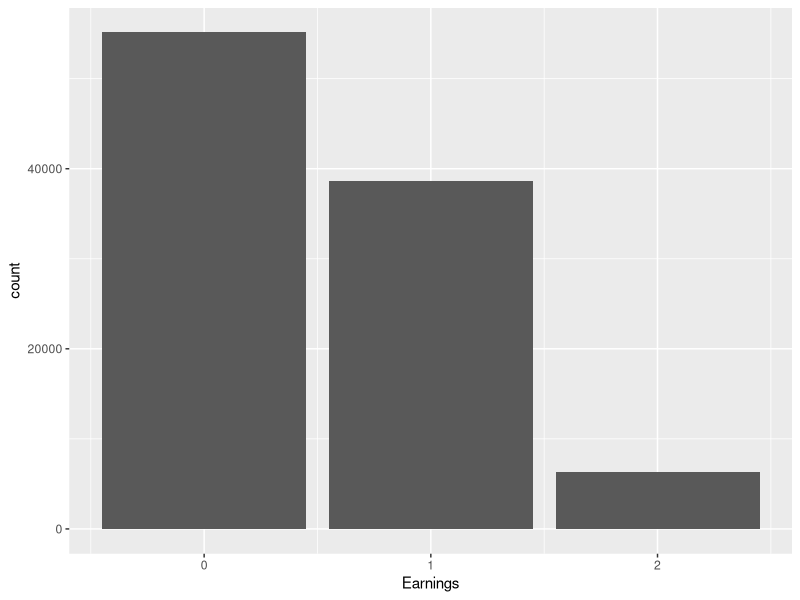
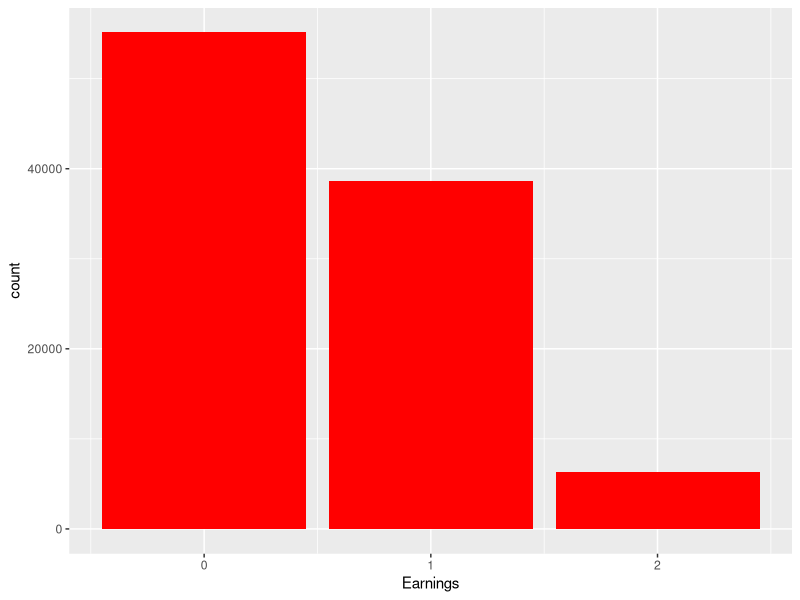
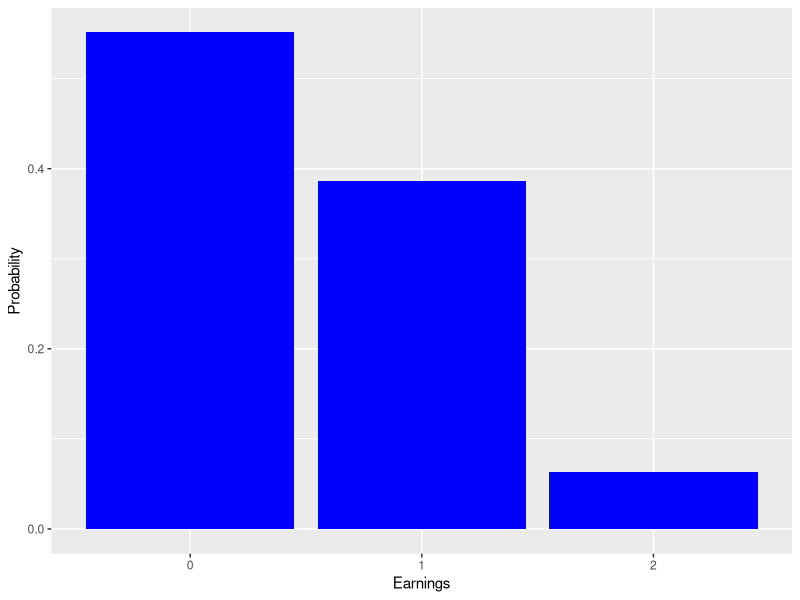
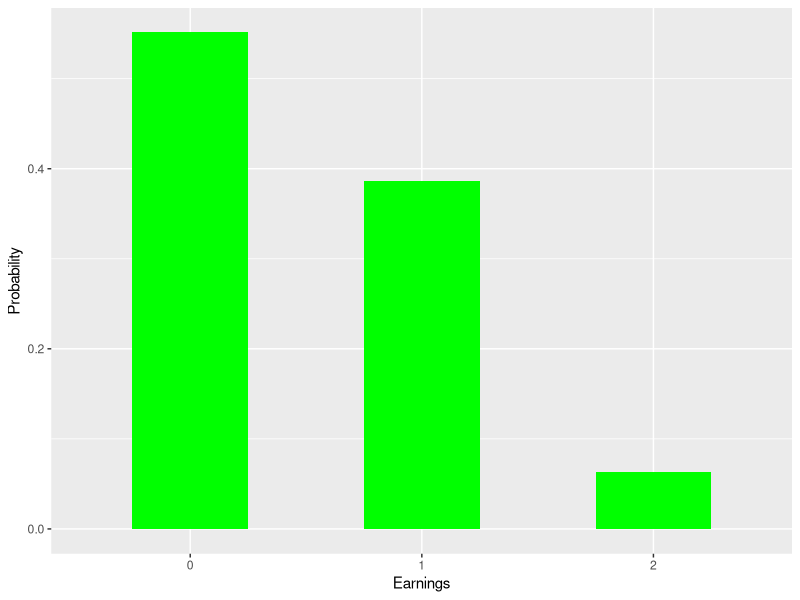

The R source for these figures, in order:
## ---- chunk 1
library(ggplot2)
library(dplyr)
## ---- chunk 2
# Sampling space for appointment success (0 corresponds to no sale, 1 corresponds to a sale)
s_appointment = c(0,1)

# Appointment success and failure probabilities
p_morning = 0.3 # Success probability of sales in morning
p_afternoon =  0.6 # Success probability of sales in afternoon
p_appointment = matrix(nrow = 2, ncol = 2, c(1-p_morning, p_morning, 1-p_afternoon, p_afternoon), byrow = TRUE)

# Sampling space for software type
s_software = c(0,1)

# Software type probabilities
p_software = matrix(nrow = 2, ncol = 2, c(0.3,0.7,0.5,0.5), byrow = TRUE)

# Function that simulates one trial of the random experiment which is
# what the salesman earns on a random day
salesResult = function(){
  result = numeric(2)
  # Simulate whether sales happen in morning and afternoon appointments
  for (j in c(1:2)){
    result[j] = sample(s_appointment, size = 1, replace = TRUE, prob = p_appointment[j, ])
  }
  earnings = ifelse(result[1] == 1, sample(s_software, size = 1, replace = TRUE, prob = p_software[1, ]), 0) + ifelse(result[2] == 1, sample(s_software,size=1, replace = TRUE, prob = p_software[2, ]), 0)
  return(earnings)
}
## ---- chunk 3
# Number of simulations
nsimulations = 1e5
simulatedData = replicate(nsimulations, salesResult())
simulatedData
## ---- chunk 4
# Probability that the salesman earns Rs 5000
mean(simulatedData == 5000)

# Can we calculate all the probabilities in one shot?
table(simulatedData) / nsimulations

## ---- chunk 5
as.data.frame(simulatedData)
## ---- chunk 6
dfsales = as.data.frame(simulatedData)
head(dfsales,5)
## ---- chunk 7
dfsales = as.data.frame(simulatedData)
colnames(dfsales)=c('Earnings')
head(dfsales)
## ---- chunk 8
p = ggplot(data=dfsales) + geom_bar(aes(x=Earnings))
p
## ---- chunk 9

## ---- chunk 10
p = ggplot(data = dfsales) + geom_bar(aes(x = Earnings), fill = 'red')
p
## ---- chunk 11
dfsales = as.data.frame(table(simulatedData))
head(dfsales)
## ---- chunk 12
dfsales = as.data.frame(table(simulatedData))
head(dfsales)
colnames(dfsales)=c('Earnings','Frequency')
head(dfsales)
## ---- chunk 13
dfsales['Probability'] = dfsales['Frequency'] / nsimulations
head(dfsales)
## ---- chunk 14
dfsales = as.data.frame(table(simulatedData))
head(dfsales)
colnames(dfsales)=c('Earnings','Frequency')
head(dfsales)
dfsales['Probability'] = dfsales['Frequency'] / nsimulations
head(dfsales)

## ---- chunk 15
p = ggplot(data = dfsales) + geom_col(aes(x = Earnings,Probability), fill = 'blue')
p
## ---- chunk 16
p = ggplot(data = dfsales) + geom_col(aes(x = Earnings,Probability), fill = 'green', width = 0.5)
p
